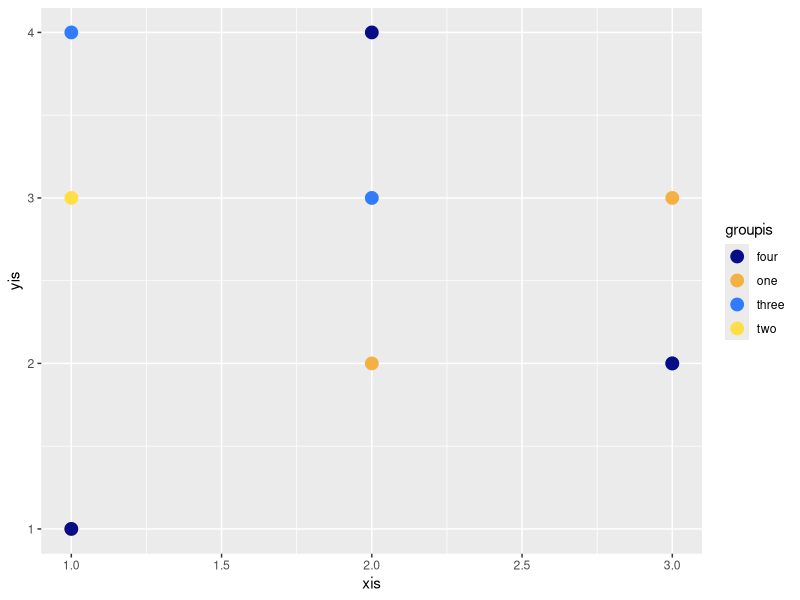
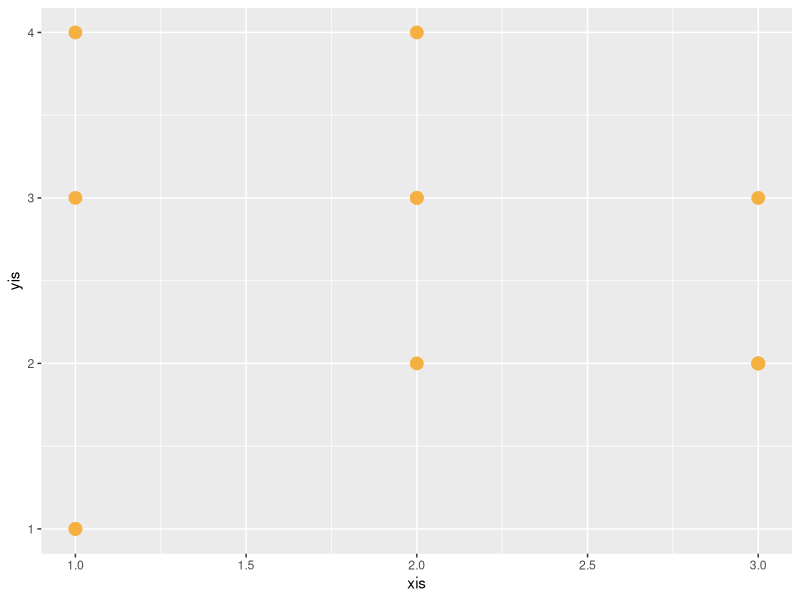
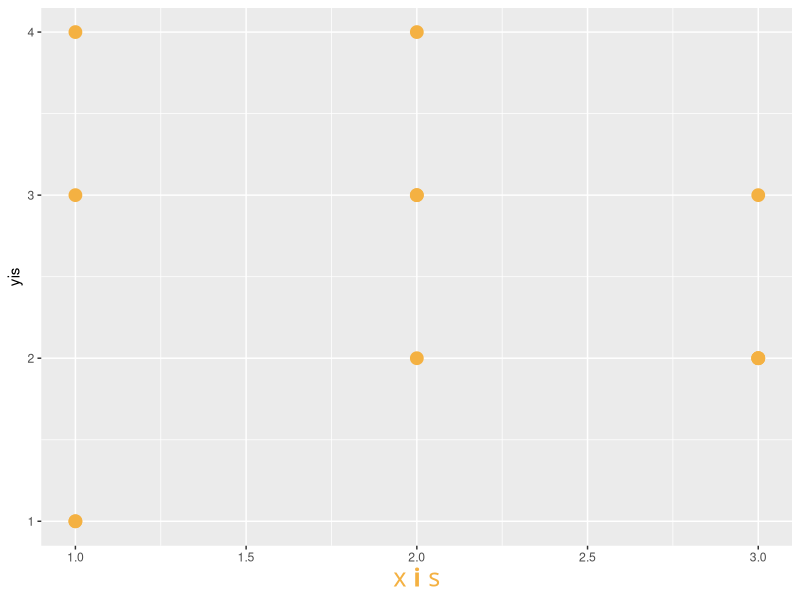
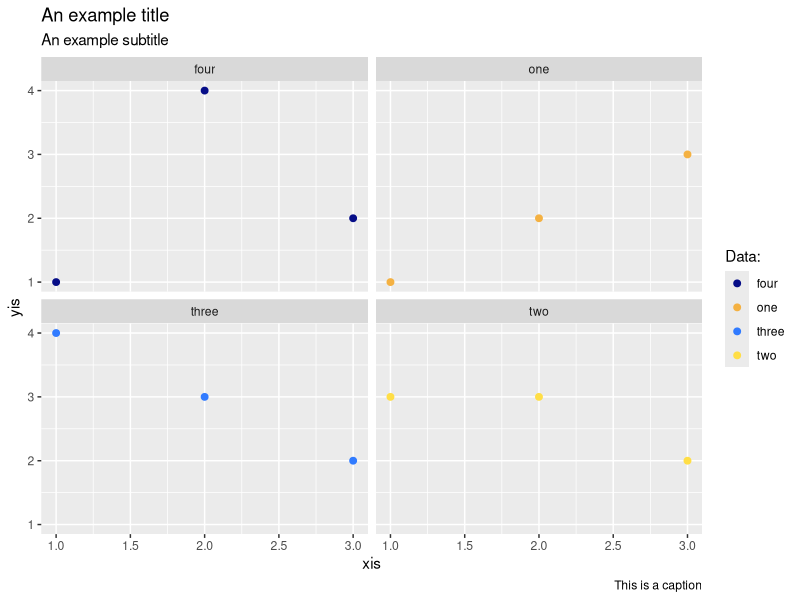
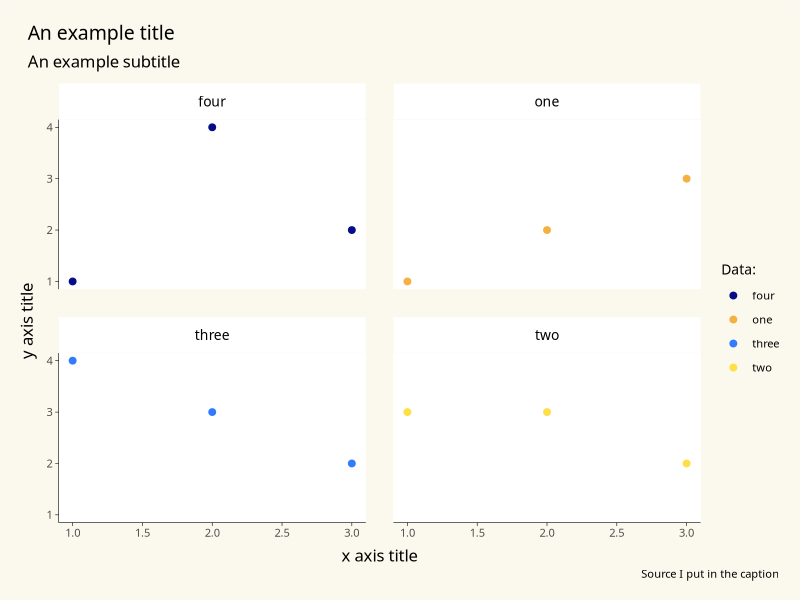
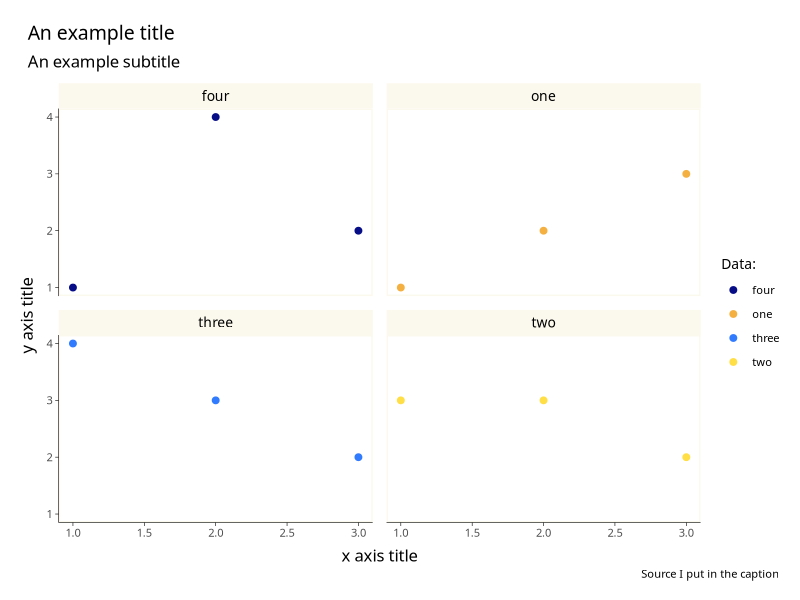

Reproduce these figures in R, in order.
## ---- chunk 1
library(ggplot2)
library(ggtext)
## ---- chunk 2
unicol <- c("StAndrewsBlue" = "#060d87",
            "GoldRush" = "#f4b142",
            "Black" = "#000000",
            "White" = "#ffffff",
            "DeepBlue" = "#000044",
            "DeepGold" = "#ee8a07",
            "TrueBlue" = "#317bff",
            "TrueYellow" = "#ffde46",
            "Sky" = "#daebfc",
            "Ivory" = "#fbf9ed",
            "DigitalOnlyBlue" = "#0000ff",
            "DigitalOnlyYellow" = "#ffff00",
            "Ōrangitea" = "#060d87",
            "RereTārewaKōura" = "#f4b142",
            "Pango" = "#000000",
            "Mā" = "#ffffff",
            "Pukepoto" = "#000044",
            "KōuraUri" = "#ee8a07",
            "KahurangiTūturu" = "#317bff",
            "KōwhaiTūturu" = "#ffde46",
            "Kikorangi" = "#daebfc",
            "Rei" = "#fbf9ed",
            "KahurangiMatihiko" = "#0000ff",
            "KōwhaiMatihiko" = "#ffff00")
## ---- chunk 3
xmpldata <- data.frame(xis = c(1,2,3,1,2,3,1,2,3,1,2,3),
                         yis = c(1,2,3,3,3,2,4,3,2,1,4,2),
                         groupis = c("one","one","one",
                                     "two","two","two",
                                     "three","three","three",
                                     "four","four","four"))

ggplot(xmpldata, aes(x=xis,y=yis,colour=groupis)) +
  geom_point(size=4) +
  scale_colour_manual(values=unname(unicol[c(1,2,7,8)]))
## ---- chunk 4
ggplot(xmpldata, aes(x=xis,y=yis)) +
  geom_point(size=4, colour=unicol["RereTārewaKōura"]) 
## ---- chunk 5
ggplot(xmpldata, aes(x=xis,y=yis)) +
  geom_point(size=4, colour=unicol["RereTārewaKōura"]) +
  theme(axis.title.x = element_markdown(size = 18, 
                                        family = 'Wickliffe',
                                        colour=unicol["RereTārewaKōura"])) +
  xlab("x <b>i</b> s")
## ---- chunk 6
ggplot(xmpldata, aes(x=xis,y=yis, colour=groupis)) +
  geom_point(size=2) +
  facet_wrap(~groupis, ncol=2) +
  scale_colour_manual(name = "Data:", values=unname(unicol[c(1,2,7,8)])) +
  labs(title = "An example title",
       subtitle = "An example subtitle",
       caption = "This is a caption")

## ---- chunk 7

theme_oudh <- function(){
  theme_minimal(base_family="Wickliffe",
                base_size = 10) %+replace%  
    theme(axis.line.x = element_line(linewidth=0.2),
          axis.line.y = element_line(linewidth=0.2),
          axis.ticks = element_line(linewidth=0.2),
          axis.title.y.left = element_text(margin = margin(t = 5, r = 7, b = 5, l = 5, unit = "pt"),
                                           size=12),
          axis.title.x.bottom = element_text(margin = margin(t = 7, r = 5, b = 0, l = 5, unit = "pt"),
                                             size=12),
          panel.background = element_rect(fill = "#FFFFFF", colour = "#FFFFFF"),
          panel.grid = element_blank(),
          plot.title.position = "plot",
          plot.title = element_text(lineheight = 1.18, size=14,
                                    margin=margin(t = 5, r = 5, b = 10, l = 10, unit = "pt"),
                                    hjust=0, vjust=0),
          plot.subtitle = element_text(lineheight = 1.18, size=12,
                                    margin=margin(t = 0, r = 5, b = 10, l = 10, unit = "pt"),
                                    hjust=0),
          plot.background = element_rect(fill = unicol["Rei"], colour="#F7F7F7"),
          plot.caption = element_text(margin=margin(t = 2, r = 5, b = 5, l = 5, unit = "pt"),
                                      lineheight = 1.15,
                                      size=8, hjust=1),
          plot.caption.position = "plot",
          strip.background = element_rect(fill="#FFFFFF", colour=unicol["Rei"], linewidth=0.2),
          strip.text = element_text(size=10,
                                    margin=margin(t = 8, r = 8, b = 8, l = 8, unit = "pt")),
          plot.margin = margin(t=10,r=10,b=10,l=10),
          panel.spacing=unit(20, "points"))
}

ggplot(xmpldata, aes(x=xis,y=yis, colour=groupis)) +
  geom_point(size=2) +
  facet_wrap(~groupis, ncol=2) +
  scale_colour_manual(name = "Data:", values=unname(unicol[c(1,2,7,8)])) +
  labs(title = "An example title",
       subtitle = "An example subtitle",
       caption = "Source I put in the caption",
       y = "y axis title",
       x = "x axis title") +
  theme_oudh()

## ---- chunk 8

theme_uodh <- function(){
  theme_minimal(base_family="Wickliffe",
                base_size = 10) %+replace%  
    theme(axis.line.x = element_line(linewidth=0.2),
          axis.line.y = element_line(linewidth=0.2),
          axis.ticks = element_line(linewidth=0.2),
          axis.title.y.left = element_text(margin = margin(t = 5, r = 7, b = 5, l = 5, unit = "pt"),
                                           size=12),
          axis.title.x.bottom = element_text(margin = margin(t = 7, r = 5, b = 0, l = 5, unit = "pt"),
                                             size=12),
          panel.background = element_rect(fill = "#FFFFFF", colour = unicol["Rei"],
                                          , linewidth=1),
          panel.grid = element_blank(),
          plot.title.position = "plot",
          plot.title = element_text(lineheight = 1.18, size=14,
                                    margin=margin(t = 5, r = 5, b = 10, l = 10, unit = "pt"),
                                    hjust=0, vjust=0),
          plot.subtitle = element_text(lineheight = 1.18, size=12,
                                    margin=margin(t = 0, r = 5, b = 10, l = 10, unit = "pt"),
                                    hjust=0),
          plot.background = element_rect(fill = "#FFFFFF", colour="#FFFFFF"),
          plot.caption = element_text(margin=margin(t = 2, r = 5, b = 5, l = 5, unit = "pt"),
                                      lineheight = 1.15,
                                      size=8, hjust=1),
          plot.caption.position = "plot",
          strip.background = element_rect(fill=unicol["Rei"], colour=unicol["Rei"],
                                          linewidth=0.3),
          strip.text = element_text(size=10,
                                    margin=margin(t = 4, r = 8, b = 4, l = 8, unit = "pt")),
          plot.margin = margin(t=10,r=10,b=10,l=10),
          panel.spacing=unit(10, "points"))
}

ggplot(xmpldata, aes(x=xis,y=yis, colour=groupis)) +
  geom_point(size=2) +
  facet_wrap(~groupis, ncol=2) +
  scale_colour_manual(name = "Data:", values=unname(unicol[c(1,2,7,8)])) +
  labs(title = "An example title",
       subtitle = "An example subtitle",
       caption = "Source I put in the caption",
       y = "y axis title",
       x = "x axis title") +
  theme_uodh()
